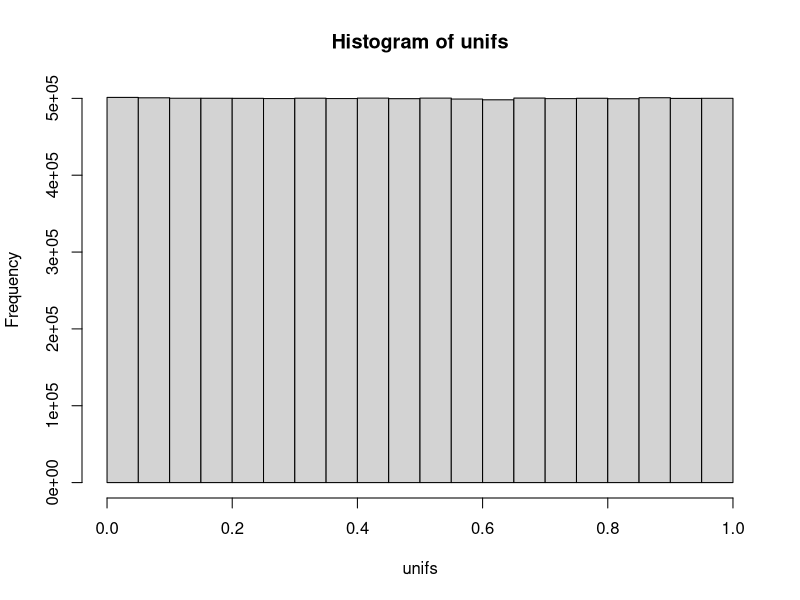
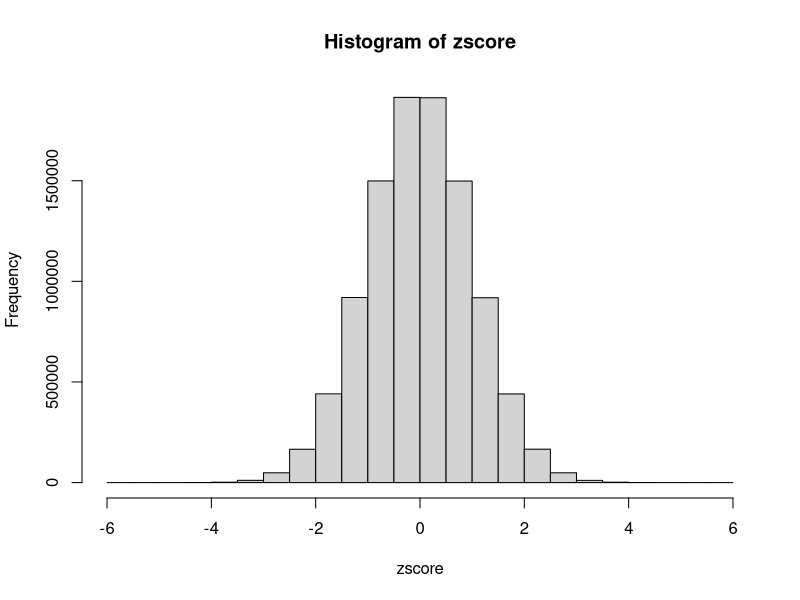
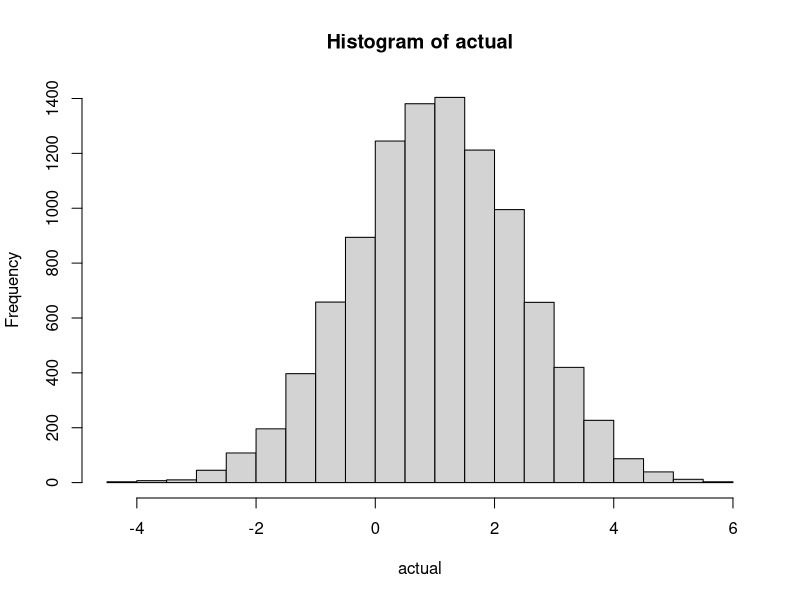
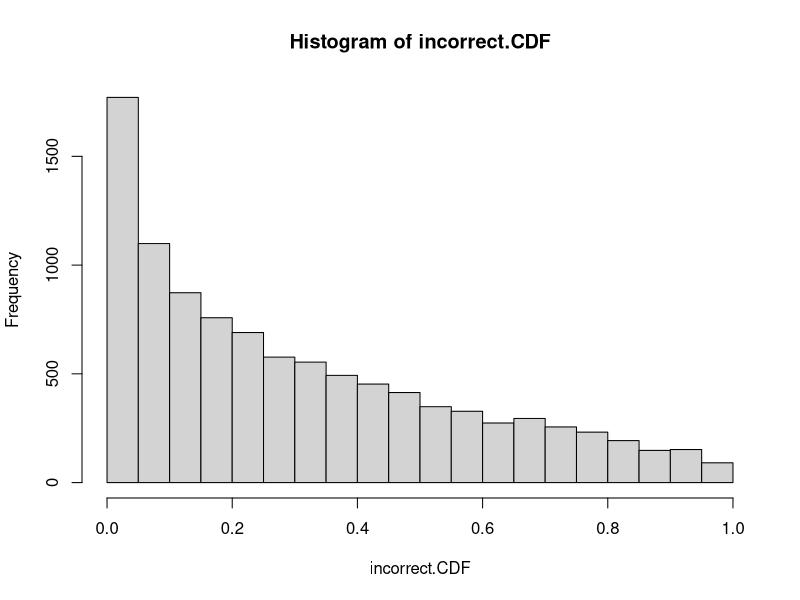
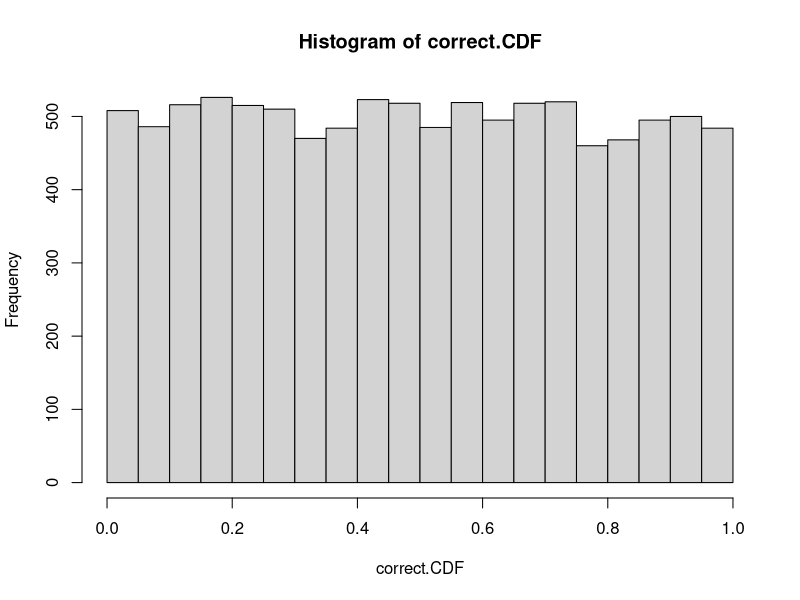
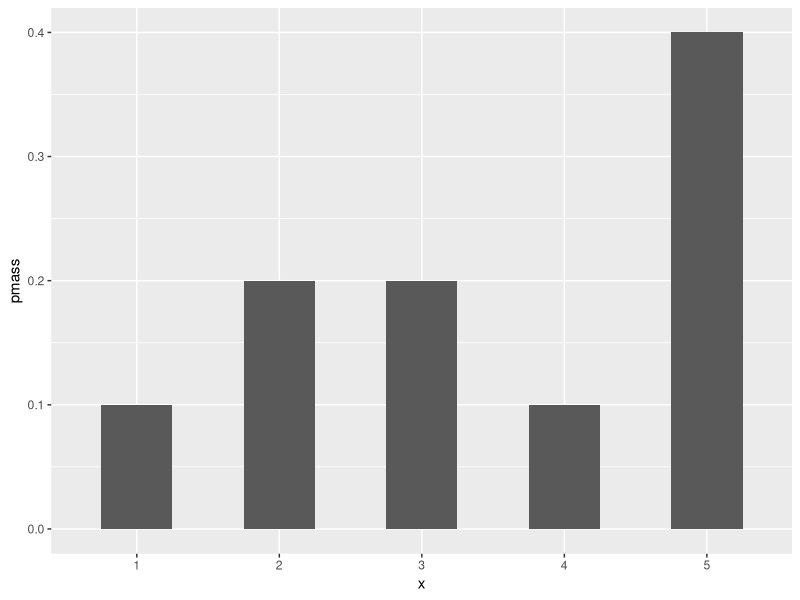

The R script that drew these images, in order:
## ---- chunk 1
# The simple continuous case.

unifs <- runif(10000000)
zscore <- qnorm(unifs)

hist(unifs)
hist(zscore)
## ---- chunk 2
# Assume the true distribution is N(1,2), but we assumed it to be N(0,2)

# 1) Simulate values from the N(1,2) but match them back to a N(0,2) CDF
n <- 10000
actual <- rnorm(n, mean = 1, sd = sqrt(2))
hist(actual)

# 2) Match back to incorrect CDF: N(0, 2)
incorrect.CDF <- pnorm(actual, mean = 0, sd = sqrt(2), lower.tail = FALSE)

# 3) View the CDF distribution
hist(incorrect.CDF)

# 4) Compare this to if the initial assumption was correct
correct.CDF <- pnorm(actual, mean = 1, sd = sqrt(2), lower.tail = FALSE)
hist(correct.CDF)

# Summary:
# i) If the null distribution is correctly identified, the p-values should be Uniform
# ii) You must match the data-generating-process to the correct CDF
# iii) If we underestimate the mean, the p-values will be right-skewed
# iv) Increasing the incorrect standard deviation reduces the skewness
## ---- chunk 3
# For a discrete RV, the left tail is not always equal to 1 - right.tail

library(ggplot2)

discrete <- 
  data.frame(x = as.factor(c(1,2,3,4,5)),
             pmass = c(0.1,0.2,0.2,0.1,0.4))

ggplot(data = discrete)+
       geom_bar(aes(x=x, y=pmass), stat = "identity", width = 0.5)

discrete$left.tail <- cumsum(discrete$pmass)
discrete$right.tail <- rev(cumsum(rev(discrete$pmass)))
discrete$one.minus.right <- 1 - discrete$right.tail
discrete$check <- discrete$left.tail == discrete$one.minus.right

discrete
